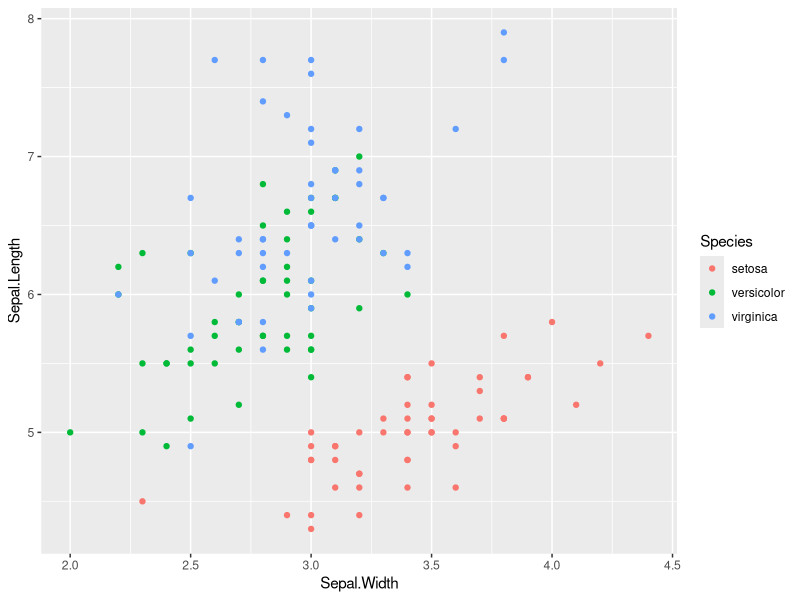
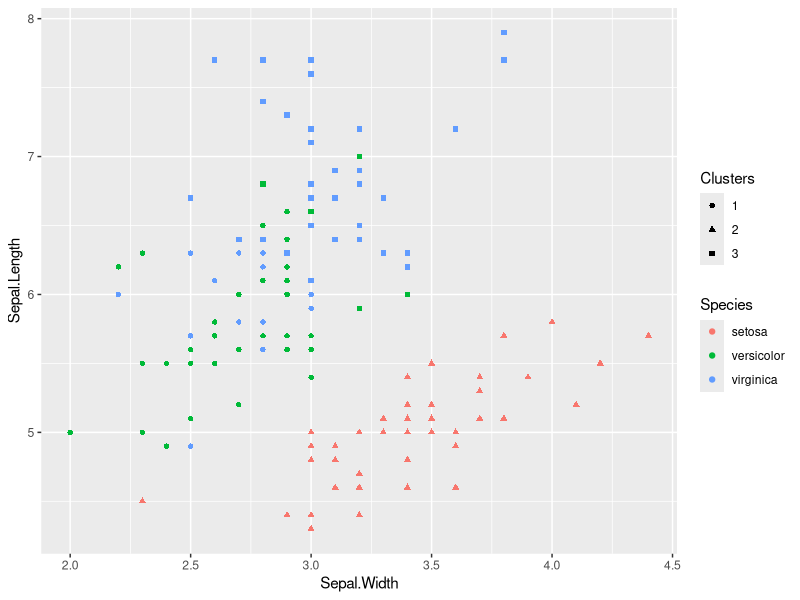
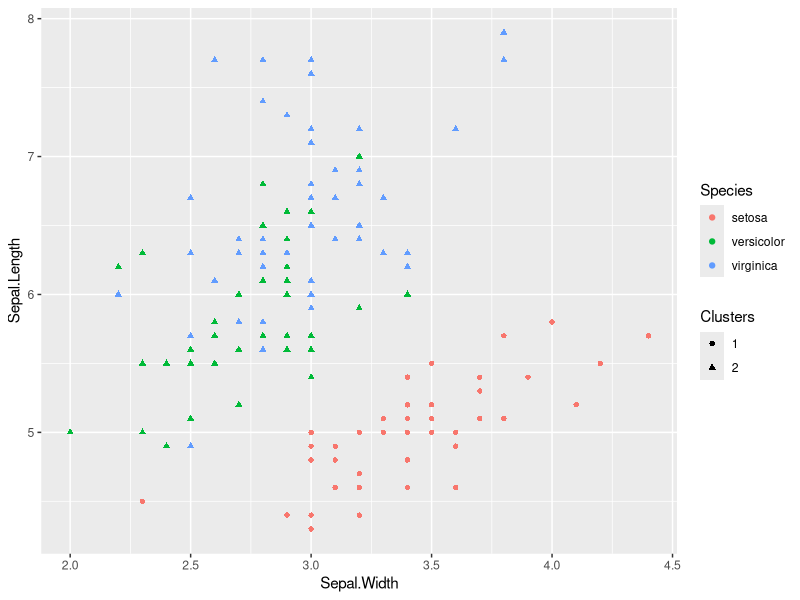
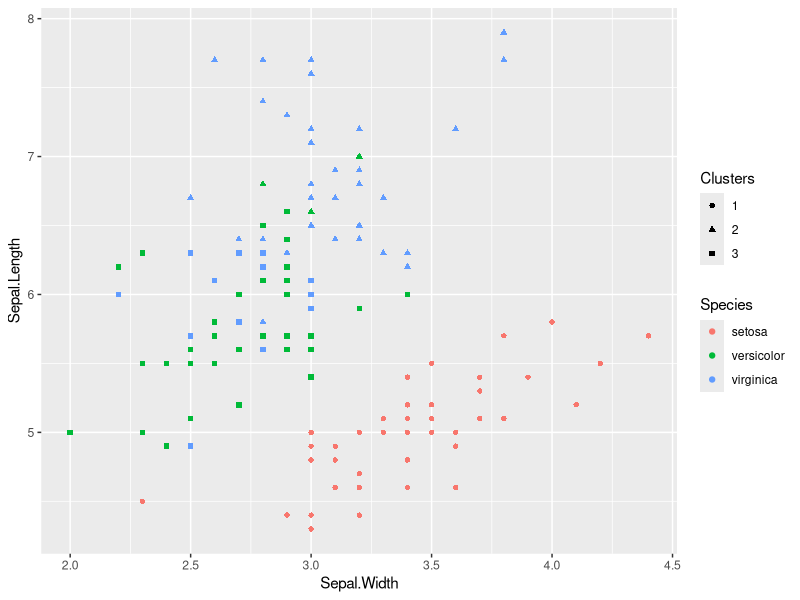
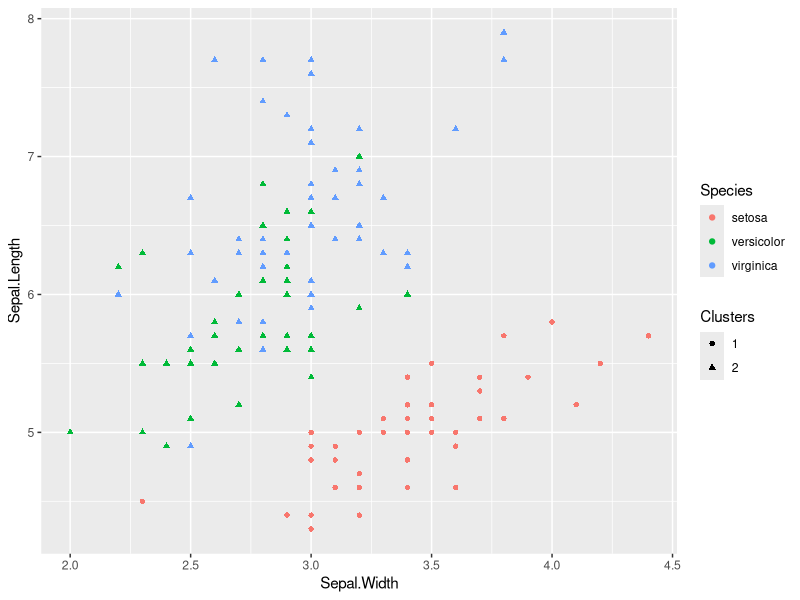
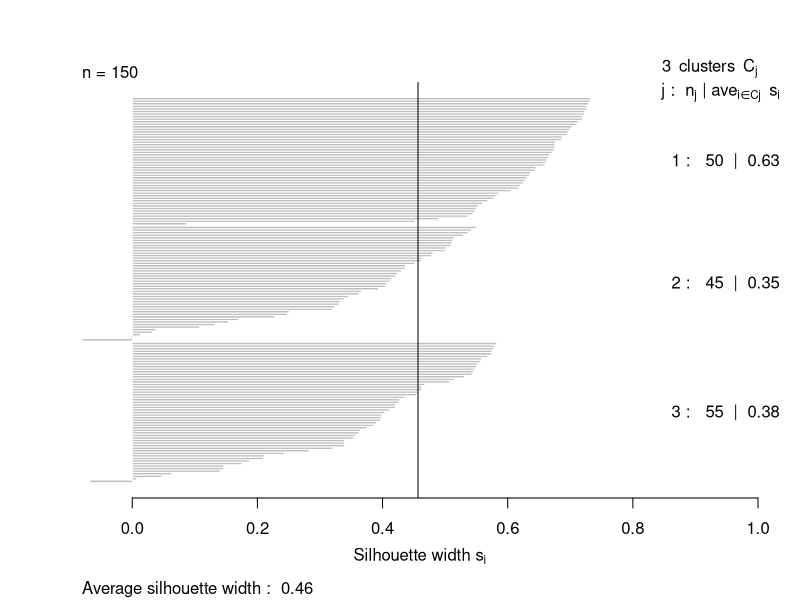
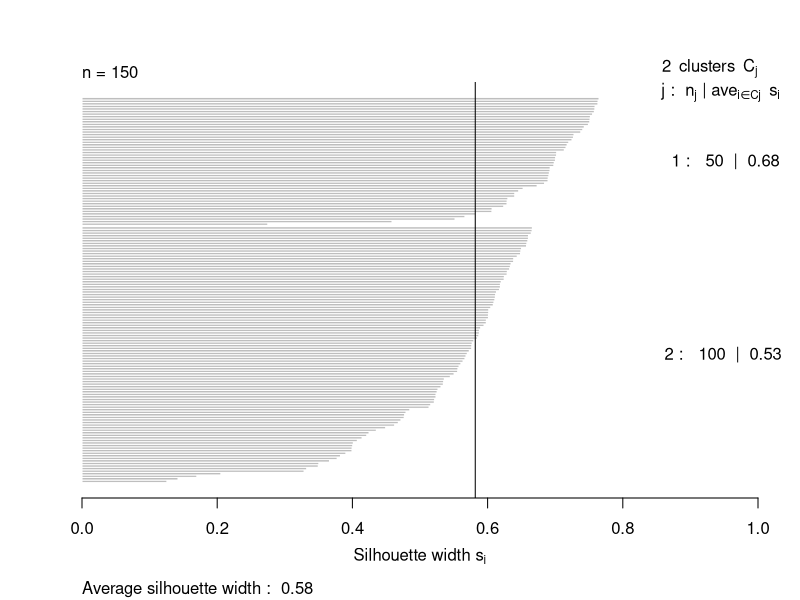
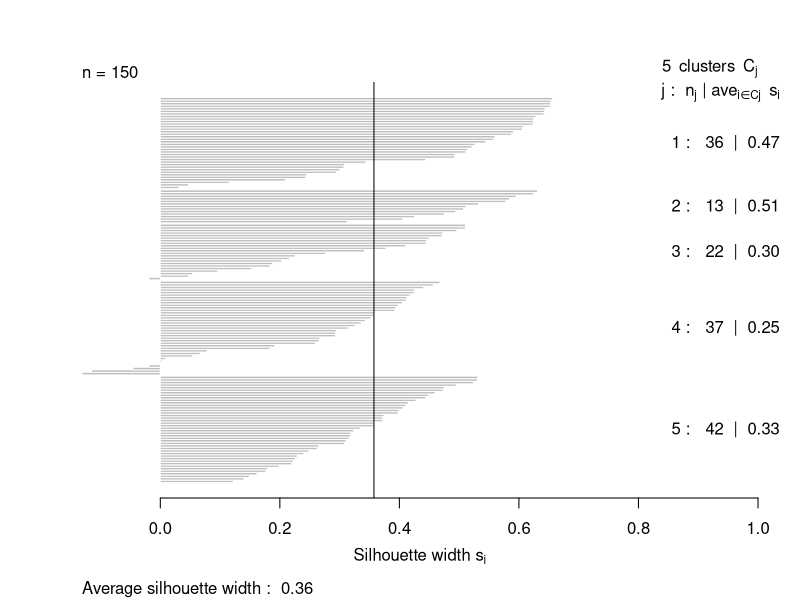

Reproduce these figures in R, in order.
## ---- chunk 1
knitr::opts_chunk$set(echo = TRUE,warning=FALSE,message=FALSE,fig.height=3,fig.width=5)
## ---- chunk 2
library(ggplot2)
data(iris) # help(iris)
head(iris) # plot sepal length vs width with labels
## ---- chunk 3
ggplot(iris,aes(x=Sepal.Width,y=Sepal.Length,color=Species)) + 
  geom_point()
## ---- chunk 4
library(dplyr)
irisX <- iris %>% select(-Species) %>% scale()
kout3 <- kmeans(irisX,centers=3,nstart=10)
iris <- data.frame(iris,Clusters=factor(kout3$cluster))
with(iris,table(Species,Clusters))
## ---- chunk 5
ggplot(iris,
       aes(x=Sepal.Width,y=Sepal.Length,color=Species,shape=Clusters)) +
  geom_point()
## ---- chunk 6
kout2 <- kmeans(irisX,centers=2,nstart=10)
iris$Clusters <- factor(kout2$cluster)
with(iris,table(Species,Clusters))
## ---- chunk 7
ggplot(iris,
       aes(x=Sepal.Width,y=Sepal.Length,color=Species,shape=Clusters)) +
  geom_point()
## ---- chunk 8
library(cluster)
pout3 <- pam(irisX,k=3)
iris$Clusters <- factor(pout3$cluster)
with(iris,table(Species,Clusters))
## ---- chunk 9
ggplot(iris,
       aes(x=Sepal.Width,y=Sepal.Length,color=Species,shape=Clusters)) +
  geom_point()
## ---- chunk 10
pout2 <- pam(irisX,k=2)
iris$Clusters <- factor(pout2$cluster)
with(iris,table(Species,Clusters))
## ---- chunk 11
ggplot(iris,
       aes(x=Sepal.Width,y=Sepal.Length,color=Species,shape=Clusters)) +
  geom_point()
## ---- chunk 12
sil3 <- silhouette(pout3)
plot(sil3,main=""); abline(v=mean(sil3[,"sil_width"]))
## ---- chunk 13
sil2 <- silhouette(pout2)
plot(sil2,main=""); abline(v=mean(sil2[,"sil_width"]))
## ---- chunk 14
sil5 <- silhouette(pam(irisX,k=5))
plot(sil5,main=""); abline(v=mean(sil5[,"sil_width"]))
